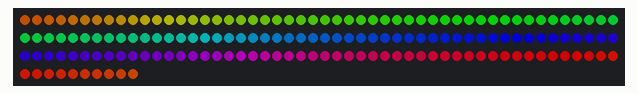
Simulated run of this program. Board: CircuitPython board. Shown: 160 RGB LEDs in strip order, left to right, continuing on the next row. Dim RGB values are drawn brighter than linear; the interpreter's speed is modelled, so counts of loop turns are approximate.

Above: at 0.45 s.
At 1.66 s:
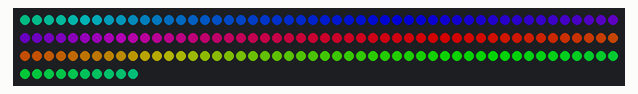
At 2.88 s:
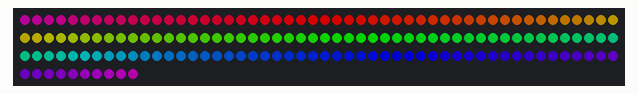
At 5.3 s:
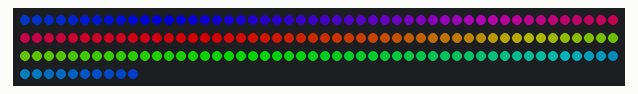
At 7.73 s:
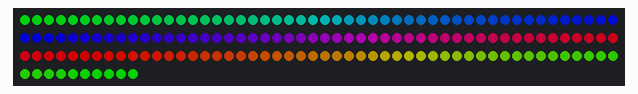
At 10.46 s:
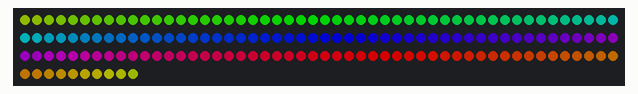

The program:

neopixel_test.py
```python
"""CircuitPython NeoPixel tester"""
import time
import board
import neopixel
from rainbowio import colorwheel

NUM_PIXELS = 160
BRIGHTNESS = 0.5

pixels = neopixel.NeoPixel(board.NEOPIXEL, NUM_PIXELS, auto_write=False)
pixels.brightness = BRIGHTNESS

def rainbow(color_index):
    for i in range(NUM_PIXELS):
        pixel_index = (i * 256 // NUM_PIXELS) + color_index
        pixels[i] = colorwheel(pixel_index & 0xff)
    pixels.show()

def main():
    index = 0
    while True:
        index += 1
        index &= 0xff
        rainbow(index)

main()
```

Measured:
- by itself, everything shown: repeats every 9.7 s, in 32 steps
